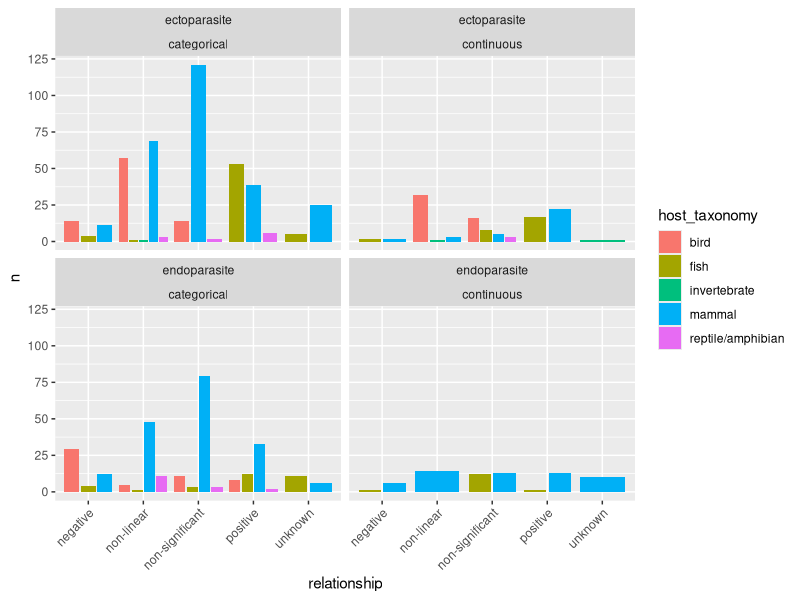
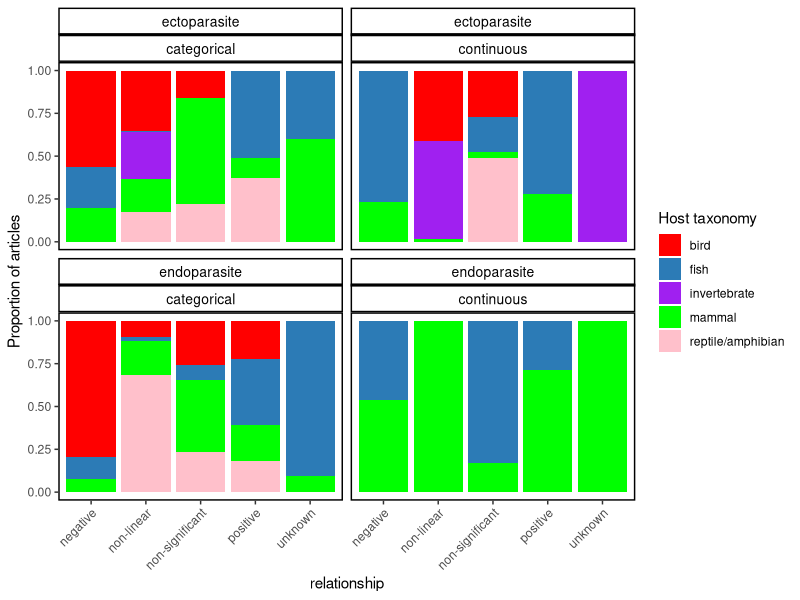
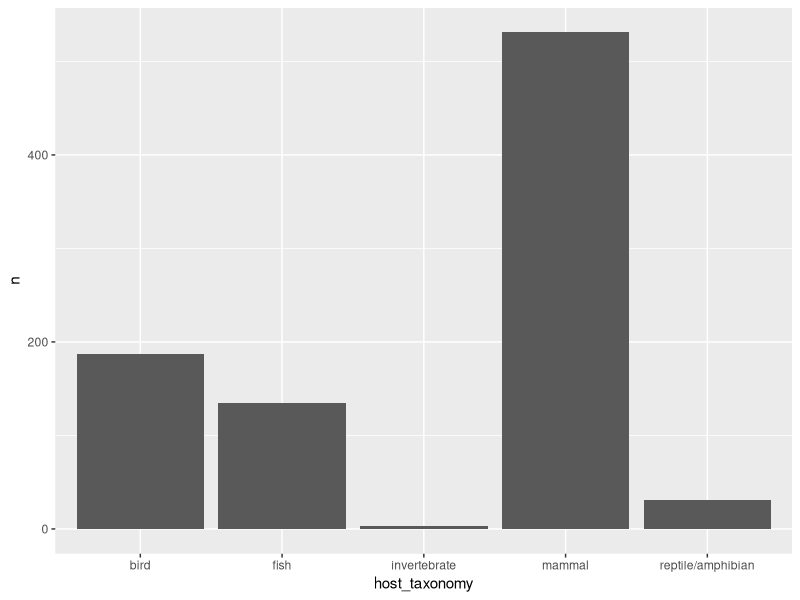

R code for these plots, in order:


## load packages
 library(data.table)
 library(tidyverse)
 library(ggplot2)

## load data
age <- read_csv("input/age-parasitism.csv")

## rename some column names
age <- rename(age, relationship = `type of age~parasite relationship`)

age$other_drivers_parasitism
age$condensed_drivers_parasitism[age$other_drivers_parasitism == "MHC" |
                                 age$other_drivers_parasitism == "hibernation_period" |
                                 age$other_drivers_parasitism == "physiological"|
                                age$other_drivers_parasitism == "anatomy" |
                                  age$other_drivers_parasitism == "body_condition" | 
                                  age$other_drivers_parasitism == "body_mass" | 
                                  age$other_drivers_parasitism == "body_size" |
                                  age$other_drivers_parasitism == "development_stage" |
                                  age$other_drivers_parasitism == "hair_cortisol_concentration" |
                                  age$other_drivers_parasitism == "host_size" |
                                  age$other_drivers_parasitism == "host_density" |
                                  age$other_drivers_parasitism == "host_traits" |
                                  age$other_drivers_parasitism == "reproductive_state" |
                                  age$other_drivers_parasitism == "sex_and_spleen_size" |
                                  age$other_drivers_parasitism == "somatic_condition" |
                                  age$other_drivers_parasitism == "testosterone_and_gular_pouch" |
                                  age$other_drivers_parasitism == "sex_and_age" ] <- "physiology"


age$condensed_drivers_parasitism[age$other_drivers_parasitism == "NDVI_and_temperature" |
                                   age$other_drivers_parasitism == "captive_vs_wild" |
                                   age$other_drivers_parasitism == "climate"|
                                   age$other_drivers_parasitism == "ecological" |
                                   age$other_drivers_parasitism == "environment" | 
                                   age$other_drivers_parasitism == "environmental_factors" | 
                                   age$other_drivers_parasitism == "food_availability" |
                                   age$other_drivers_parasitism == "habitat" |
                                   age$other_drivers_parasitism == "season" |
                                   age$other_drivers_parasitism == "season_and_habitat" |
                                   age$other_drivers_parasitism == "season_and_tank_type" |
                                   age$other_drivers_parasitism == "site" |
                                   age$other_drivers_parasitism == "site_and_season" |
                                   age$other_drivers_parasitism == "site_specificity" |
                                   age$other_drivers_parasitism == "soil_temperature" |
                                   age$other_drivers_parasitism == "temperature_and_humidity" ] <- "environment/spatial"


age$condensed_drivers_parasitism[age$other_drivers_parasitism == "breeding" |
                                   age$other_drivers_parasitism == "diet" |
                                   age$other_drivers_parasitism == "geophagy"|
                                   age$other_drivers_parasitism == "grooming" |
                                   age$other_drivers_parasitism == "host_aggregation" | 
                                   age$other_drivers_parasitism == "migration" | 
                                   age$other_drivers_parasitism == "migration_and_reproduction" |
                                   age$other_drivers_parasitism == "personality" |
                                   age$other_drivers_parasitism == "reproductive_investment" |
                                   age$other_drivers_parasitism == "roosting" |
                                   age$other_drivers_parasitism == "roosting_and_behaviours" |
                                   age$other_drivers_parasitism == "roosting_behaviour" |
                                   age$other_drivers_parasitism == "sex_and_sociality" |
                                   age$other_drivers_parasitism == "social behaviour_and_season" |
                                   age$other_drivers_parasitism == "social_aggregation" |
                                   age$other_drivers_parasitism == "troop_size" |
                                   age$other_drivers_parasitism == "colonies" |
                                   age$other_drivers_parasitism == "colony_size" |
                                   age$other_drivers_parasitism == "group_factors" ] <- "behaviour"



age$condensed_drivers_parasitism[age$other_drivers_parasitism == "attatchment_location" |
                                   age$other_drivers_parasitism == "ectoparasite_consumption" |
                                   age$other_drivers_parasitism == "lek_position"] <- "parasite"

age$condensed_drivers_parasitism[age$other_drivers_parasitism == "age"] <- "age"

age$condensed_drivers_parasitism[age$other_drivers_parasitism == "sex"] <- "sex"

age$condensed_drivers_parasitism[age$other_drivers_parasitism == "multiple_factors"] <- "multiple"

## make minor changes to data 
age$relationship[age$relationship == "?"] <- "unknown"

## header
head(age)
 
## number of unique studies
unique(age$filename)

## number of relationships by host 
age %>%
  group_by(host_taxonomy) %>%
  summarise(n = n())
  
## number of relationships by parasite 
age %>%
  group_by(parasite_taxonomy) %>%
  summarise(n = n())

## number of relationships by host age 
age %>%
  group_by(age_measure) %>%
  summarise(n = n())

age %>%
  group_by(other_drivers_parasitism) %>%
  summarise(n = n()) %>%
  print( n = 70)

## number of relationships by parasite, age, and type of age~parasite relationship
df1 <- age %>%
  group_by(parasite_taxonomy,
           host_taxonomy,
           age_measure, 
           relationship) %>%
  summarise(n = n()) %>%
  print(n = 22)

## summarize number of rows by parasite and host taxonomy (data.table)
setDT(df1)[, count := sum(n), by = c("parasite_taxonomy", "host_taxonomy")]

## calculate proportion 
df1$prop <- df1$n/df1$count

setDT(df1)

## visualize (cut out viruses)
ggplot(df1[parasite_taxonomy != "virus"]) +
  geom_col(aes(y = n, 
               x = relationship, 
               fill = host_taxonomy), 
           position = "dodge2") + 
  facet_wrap(~parasite_taxonomy*age_measure) +
  theme(axis.text.x = element_text(angle = 45, hjust = 1))


## Color brewer website: https://colorbrewer2.org/#type=diverging&scheme=RdYlBu&n=5
## stacked bar plot
ggplot(df1[parasite_taxonomy != "virus"]) +
  geom_col(aes(y = prop, 
               x = relationship, 
               fill = host_taxonomy), 
           position = "fill") + 
  ylab("Proportion of articles") +
  scale_fill_manual(values = c("red", "#2c7bb6" , "purple", "green", "pink"),
                    name = "Host taxonomy") +
  facet_wrap(~parasite_taxonomy*age_measure) +
  theme(axis.text.x = element_text(angle = 45, hjust = 1),
        strip.background = element_rect(color = "black", 
                                        fill = "white", 
                                        size = 1),
        strip.text = element_text(size = 10, 
                                  color = "black"),
        panel.grid.minor = element_blank(),
        panel.background = element_blank(), 
        panel.border = element_rect(colour = "black", fill=NA, size = 1))

## number of relationships by host age (continuous age only)
age %>%
  filter(age_measure == "continuous") %>%
  summarise(n = n())

## social behaviour
unique(age$other_drivers_parasitism)


## number of taxa per article
df <- age %>%
  group_by(host_taxonomy) %>%
  summarise(n = n())

## visualize number of taxa per article
ggplot(df, aes(x=host_taxonomy, y=n)) + geom_bar(stat = "identity")
